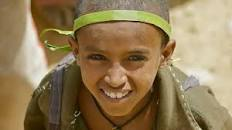
#> input picture image.jpeg, 232 x 130 px
$ python -i cartoonify.py   (imports and definitions only)
#> lines starting #> are read from the running program, lines starting #| are printed output that depends on the picture; after the words box and inside, x2 and y2 are one past the last pixel; in counts of white or black regions, pixels touching at a corner belong together
import cv2
from numpy import ndarray


class Cartoonify:
    @staticmethod
    def cartoonify(imagePath: str) -> ndarray:
        """
        Cartoonify Image
        :param imagePath: path to original image
        :return: Cartoonified Image
        """
#> called with imagePath = 'image.jpeg'
        # Reading the Image
        img = cv2.imread(imagePath)
#> img is the input picture: shape (130, 232, 3); mean B, G, R 86.6, 124.1, 146.3

        # Converting to Grayscale
        img_gray = cv2.cvtColor(img, cv2.COLOR_BGR2GRAY)
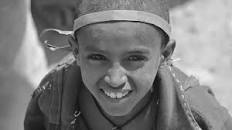
#> img_gray: shape (130, 232); min 4, max 248, mean 126.5

        # Applying blur to image
        img_blur = cv2.medianBlur(img_gray, 5)
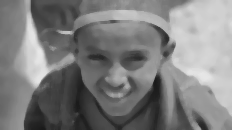
#> img_blur: shape (130, 232); min 25, max 231, mean 126.6

        # Getting the edges
        img_edges = cv2.adaptiveThreshold(img_blur, 255,
                                          cv2.ADAPTIVE_THRESH_MEAN_C,
                                          cv2.THRESH_BINARY, 9, 9)
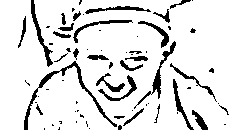
#> img_edges: shape (130, 232); 87.9% white; 71 black regions (42 under 20 px), largest, box (x1, y1, x2, y2) and area: (24, 61, 117, 130) 543, (134, 41, 176, 109) 315, (31, 0, 53, 67) 284

        # Smoothening and Reducing noise w/o loss in edges
        img_smooth = cv2.bilateralFilter(img, 9, 300, 300)
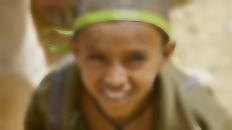
#> img_smooth: shape (130, 232, 3); mean B, G, R 86.6, 124.1, 146.4

        # Combining smoothened image and edges
        img_cartoon = cv2.bitwise_and(img_smooth, img_smooth, mask=img_edges)
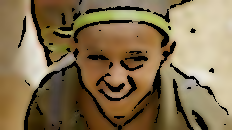
#> img_cartoon: shape (130, 232, 3); mean B, G, R 79.7, 112.6, 132.1
        return img_cartoon

>>> result = Cartoonify().cartoonify('image.jpeg')
